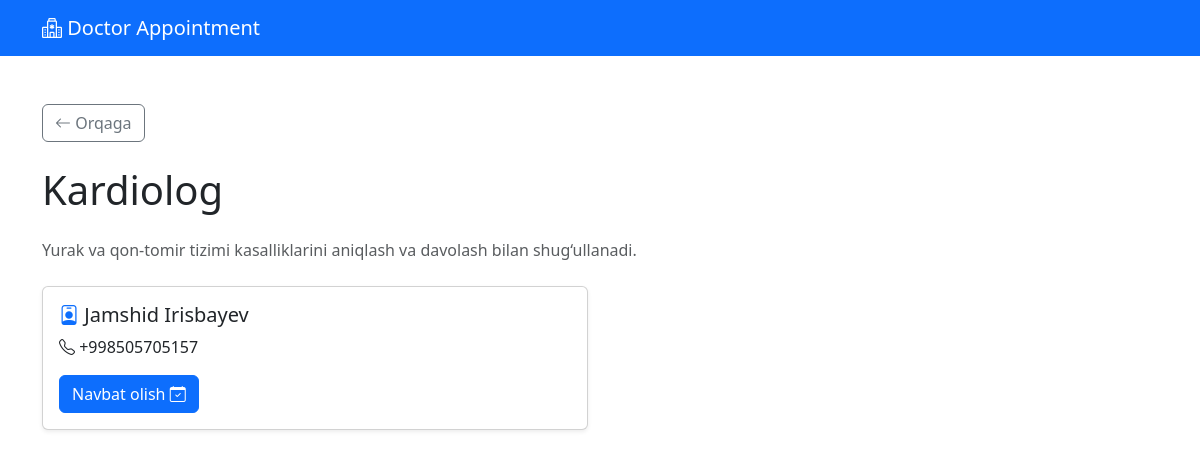
Page /category/1/ on the committed database.
### booking/models.py (models this page shows, shortened)
class Category(models.Model):
    name = models.CharField(max_length=200, verbose_name="Kategoriya nomi")
    description = models.TextField(blank=True, verbose_name="Tavsif")
    created_at = models.DateTimeField(auto_now_add=True)
    updated_at = models.DateTimeField(auto_now=True)
    class Meta:
        verbose_name = "Kategoriya"
        verbose_name_plural = "Kategoriyalar"
        ordering = ["name"]

class Doctor(models.Model):
    first_name = models.CharField(max_length=100, verbose_name="Ism")
    last_name = models.CharField(max_length=100, verbose_name="Familiya")
    category = models.ForeignKey(
        Category,
        on_delete=models.CASCADE,
        related_name="doctors",
        verbose_name="Kategoriya",
    )
    phone = models.CharField(
        max_length=20,
        validators=[
            RegexValidator(
                regex=r"^\+?1?\d{9,15}$",
                message="Telefon raqami to'g'ri formatda bo'lishi kerak.",
            )
        ],
        verbose_name="Telefon raqami",
    )
    created_at = models.DateTimeField(auto_now_add=True)
    updated_at = models.DateTimeField(auto_now=True)
    class Meta:
        verbose_name = "Shifokor"
        verbose_name_plural = "Shifokorlar"
        ordering = ["last_name", "first_name"]
    @property
    def full_name(self):
        return f"{self.first_name} {self.last_name}"

### booking/views.py (the view)
# urls.py: path('category/<int:category_id>/', views.doctor_list_by_category, name='doctor_list'),
def doctor_list_by_category(request, category_id):
    category = get_object_or_404(Category, id=category_id)
    doctors = Doctor.objects.filter(category=category)
    return render(request, 'booking/doctor_list.html', {
        'category': category,
        'doctors': doctors
    })

### booking/templates/booking/doctor_list.html (shortened to what this page needs)
<!DOCTYPE html>
<html lang="uz">
<head>
    <link href="https://cdn.jsdelivr.net/npm/bootstrap@5.3.0/dist/css/bootstrap.min.css" rel="stylesheet">
    <link rel="stylesheet" href="https://cdn.jsdelivr.net/npm/bootstrap-icons@1.11.0/font/bootstrap-icons.css">
</head>
<body>
    <nav class="navbar navbar-expand-lg navbar-dark bg-primary">
        <div class="container">
            <a class="navbar-brand" href="{% url 'booking:category_list' %}">
                <i class="bi bi-hospital"></i> Doctor Appointment
            </a>
        </div>
    </nav>
    <div class="container mt-5">
        <div class="mb-4">
            <a href="{% url 'booking:category_list' %}" class="btn btn-outline-secondary">
                <i class="bi bi-arrow-left"></i> Orqaga
            </a>
        </div>
        <h1 class="mb-4">{{ category.name }}</h1>
        {% if category.description %}
            <p class="text-muted mb-4">{{ category.description }}</p>
        {% endif %}
        {% if doctors %}
            <div class="row">
                {% for doctor in doctors %}
                    <div class="col-md-6 mb-4">
                        <div class="card h-100 shadow-sm">
                            <div class="card-body">
                                <h5 class="card-title">
                                    <i class="bi bi-person-badge text-primary"></i>
                                    {{ doctor.full_name }}
                                </h5>
                                <p class="card-text">
                                    <i class="bi bi-telephone"></i> {{ doctor.phone }}
                                </p>
                                <a href="{% url 'booking:doctor_detail' doctor.id %}" class="btn btn-primary">
                                    Navbat olish <i class="bi bi-calendar-check"></i>
                                </a>
                            </div>
                        </div>
                    </div>
                {% endfor %}
            </div>
        {% else %}
            <div class="alert alert-info text-center">
                <i class="bi bi-info-circle"></i> Bu kategoriyada shifokorlar mavjud emas.
            </div>
        {% endif %}
    </div>
</body>
</html>

### rows in the picture
Category: name "Kardiolog", description "Yurak va qon-tomir tizimi kasalliklarini aniqlash va davolash bilan shug‘ullanadi."
Doctor: full_name "Jamshid Irisbayev", phone "+998505705157"
